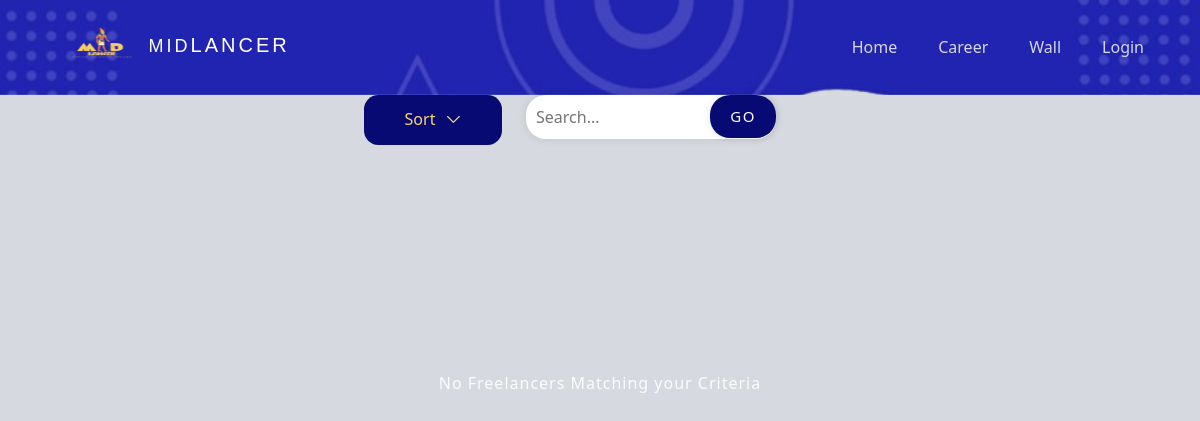
The app's page /freelancers.php?cid=3, older data.
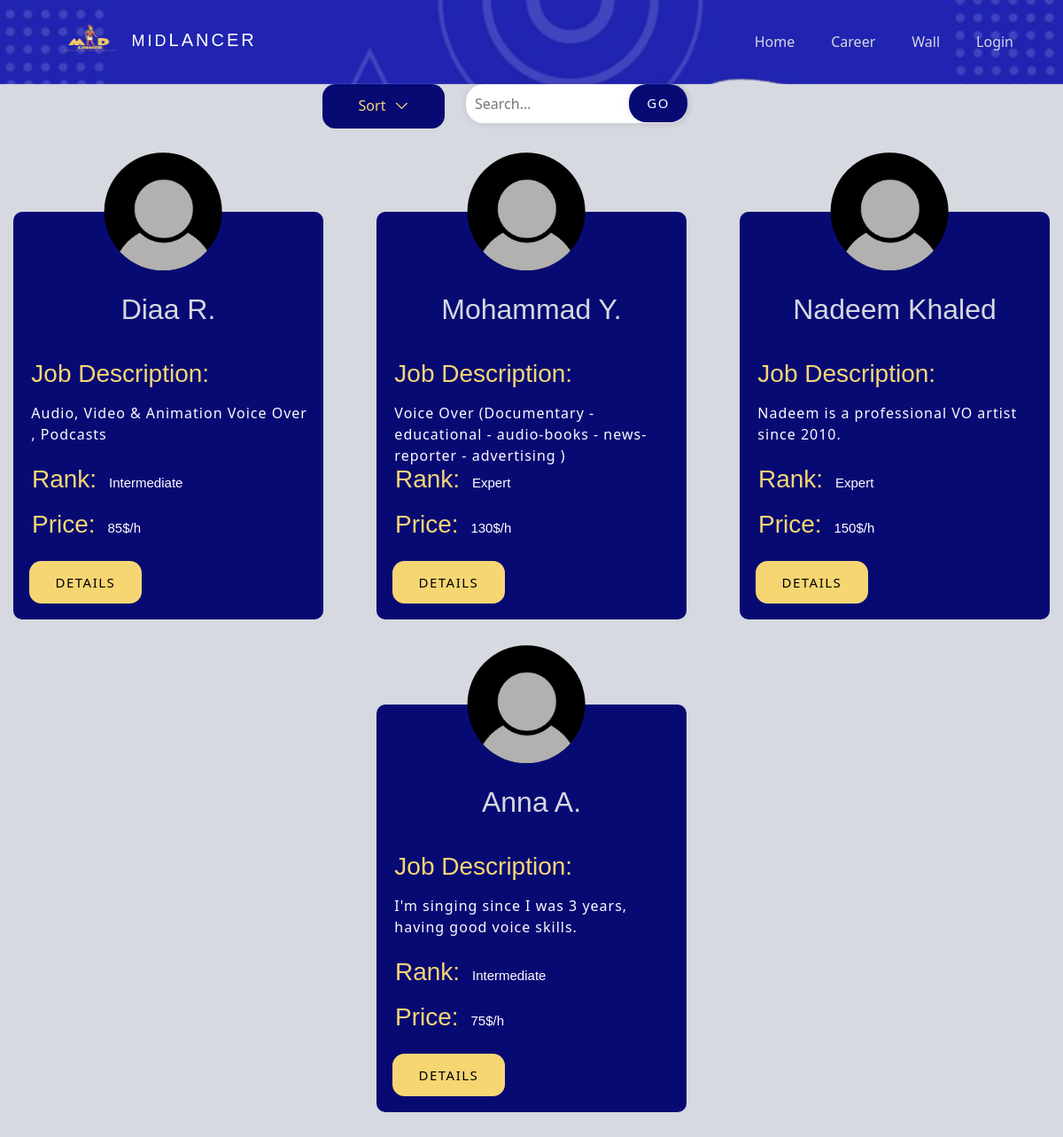
The same page, newer data.
### tables this page shows
CREATE TABLE `rank` (
  `rank_id` int(11) NOT NULL,
  `rank` varchar(250) NOT NULL
);

CREATE TABLE `freelancer` (
  `freelancer_id` int(11) NOT NULL,
  `freelancer_name` varchar(255) NOT NULL,
  `email` varchar(255) NOT NULL,
  `phone_number` varchar(11) NOT NULL,
  `password` varchar(255) NOT NULL,
  `birthdate` date NOT NULL,
  `national_id` varchar(14) NOT NULL,
  `freelancer_image` longtext DEFAULT NULL,
  `job_title` varchar(255) NOT NULL,
  `available_hours` int(11) DEFAULT NULL,
  `price/hr` float DEFAULT 5,
  `link1` varchar(255) DEFAULT NULL,
  `link2` varchar(255) DEFAULT NULL,
  `freelancer_file` longtext DEFAULT NULL,
  `bio` text DEFAULT NULL,
  `premium` varchar(255) DEFAULT '0',
  `view` int(11) DEFAULT 0,
  `hidden` tinyint(1) DEFAULT 0,
  `admin_hidden` tinyint(1) DEFAULT 0,
  `career_id` int(11) NOT NULL,
  `rank_id` int(11) DEFAULT 1,
  `webssite_price` int(11) NOT NULL DEFAULT 5,
  `fl_join_date` date NOT NULL DEFAULT current_timestamp(),
  `last_seen` datetime DEFAULT current_timestamp()
);

### freelancers.php (the view, shortened to what this page needs)
<?php
include 'nav+bm.php';
if(isset($_GET['cid']))
{
    $cid = mysqli_real_escape_string($connect, $_GET['cid']);
}
if (isset($_GET['sort']))
    $sort = mysqli_real_escape_string($connect, $_GET['sort']);
else
    $sort = '';
if (isset($_GET['search']))
    $search = mysqli_real_escape_string($connect, $_GET['search']);
else
    $search = '';
$displayFLs = "SELECT *, `freelancer`.`freelancer_id` AS 'f_fid' FROM `rank`
               JOIN `freelancer` ON `rank`.`rank_id` = `freelancer`.`rank_id`
               LEFT JOIN `bookmark` on `freelancer`.`freelancer_id` = `bookmark`.`freelancer_id`
               LEFT JOIN `subscription` ON `freelancer`.`freelancer_id` = `subscription`.`freelancer_id`
               WHERE `freelancer`.`career_id` = '$cid' AND (`freelancer_name` LIKE '%$search%' OR `bio` LIKE '%$search%' OR SOUNDEX(`freelancer`.`freelancer_name`) = SOUNDEX('$search')) AND `hidden` = '0' AND `freelancer`.`admin_hidden`='0'
               GROUP BY `freelancer`.`freelancer_id`
              ";
$limit = 6;
if (isset($_GET['page']))
    $pageNum = $_GET['page'];
else
    $pageNum = 1;
$offset = ($pageNum - 1) * $limit;
if ($sort == 'p_asc')
    $displayFLs .= " ORDER BY `price/hr`, `freelancer`.`rank_id` DESC, `subscription`.`plan_id` DESC LIMIT $limit OFFSET $offset";
else if ($sort == 'p_dsc')
    $displayFLs .= " ORDER BY `price/hr` DESC, `freelancer`.`rank_id` DESC, `subscription`.`plan_id` DESC LIMIT $limit OFFSET $offset";
else if ($sort == 'rank')
    $displayFLs .= " ORDER BY `freelancer`.`rank_id` DESC, `subscription`.`plan_id` DESC LIMIT $limit OFFSET $offset";
else
    $displayFLs .= " ORDER BY `subscription`.`plan_id` DESC LIMIT $limit OFFSET $offset";
$ExecDisplayFLs = mysqli_query($connect, $displayFLs);
?>
    <!DOCTYPE html>
    <html lang="en">
    <head>
        <link href="https://cdn.jsdelivr.net/npm/bootstrap@5.0.2/dist/css/bootstrap.min.css" rel="stylesheet"
>
        <link rel="stylesheet" href="https://cdnjs.cloudflare.com/ajax/libs/font-awesome/6.6.0/css/all.min.css">
        <link rel="stylesheet" href="css/freelancers.css">
    </head>
<body >
    <div class="upper">
         <div class="menu">
            <div class="item">
                <a href="#" class="link">
                    <span> Sort</span>
                </a>
            </div>
        </div>
        <div class="search">
            <form method="GET" action="Freelancers.php">
                <input placeholder="Search..." type="text" name="search" value="<?php echo $search; ?>">
                <button type="submit">Go</button>
            </form>
        </div>
    </div>
<div class="cards pt-5">
<?php if (mysqli_num_rows($ExecDisplayFLs) > 0) { while ($data = mysqli_fetch_assoc($ExecDisplayFLs)) { ?>
    <div class="main-dashcard" >
        <div class="image"><img src="img/profile/<?php echo $data['freelancer_image']?>" alt="Profile Pic"></div>
            <div class="txt">
                <div class="title">
                    <h2><?php echo htmlspecialchars($data['freelancer_name']); ?></h2>
                </div>
                <div class="content">
                    <h3>Job Description:</h3>
                    <p><?php echo $data['bio']; ?></p>
                </div>
                <div class="ranks">
                    <h3>Rank: <span><?php echo htmlspecialchars($data['rank']); ?></span></h3>
                    <br>
                    <h3>Price: <span><?php echo htmlspecialchars($data['price/hr']); ?>$/h</span></h3>
                </div>
                <div class="btns">
                    <div class="buttons">
                        <a href="freelancerview.php?vfid=<?php echo $data['f_fid']?>"><button class="dtlsbtn">Details</button></a>
                    </div>
                </div>
            </div>
        </div>
        <?php } } else { ?>
            <div class="cards">
                <p>No Freelancers Matching your Criteria</p>
            </div>
        <?php } ?>
    </div>
</body>
</html>

### nav+bm.php (shortened to what this page needs)
<?php
$currpage = basename($_SERVER['PHP_SELF']);
$pageArray =
    [
        'home.php' => ($currpage == 'home.php') ? ' active' : '',
        'clientprofile.php' => ($currpage == 'clientprofile.php') ? ' active' : '',
        'FREELANCERPROFILE.php' => ($currpage == 'FREELANCERPROFILE.php') ? ' active' : '',
        'career.php' => ($currpage == 'career.php') ? ' active' : '',
        'accepted-requests.php' => ($currpage == 'accepted-requests.php') ? ' active' : '',
        'my_projects_client.php' => ($currpage == 'my_projects_client.php') ? ' active' : '',
        'income-request.php' => ($currpage == 'income-request.php') ? ' active' : '',
        'my_projects_freelancer.php' => ($currpage == 'my_projects_freelancer.php') ? ' active' : '',
        'wall.php' => ($currpage == 'wall.php') ? ' active' : '',
        'chatf.php' => ($currpage == 'chatf.php') ? ' active' : '',
        'chatc.php' => ($currpage == 'chatc.php') ? ' active' : '',
    ];
?>
<!DOCTYPE html>
<html lang="en">
<head>
    <link rel="stylesheet" href="https://cdnjs.cloudflare.com/ajax/libs/font-awesome/6.6.0/css/all.min.css"
 />
    <link href="css/bootstrap.min.css" rel="stylesheet">
    <link href="css/nav+bm.css" rel="stylesheet">
</head>
<body>
<div class="container-xxl position-relative p-0">
    <nav class="navbar navbar-expand-lg navbar-light px-4 px-lg-5  py-lg-0">
        <a href="home.php" class="navbar-brand p-0">
            <h1 class="m-0"><img src="imgs/MiDlancer (2).png" class="w-50 " alt="">MiD<span
                        class="fs-5">LANCER</span></h1>
        </a>
        <div class="collapse navbar-collapse" id="navbarCollapse">
            <div class="navbar-nav ms-auto py-0">
                <a href="home.php" class="nav-item nav-link<?php echo $pageArray['home.php'] ?>">Home</a>
                <a href="career.php" class="nav-item nav-link<?php echo $pageArray['career.php']; ?>">Career</a>
                <a href="wall.php" class="nav-item nav-link<?php echo $pageArray['wall.php'] ?>">Wall</a>
                <?php if((!isset($_SESSION['user_id'])) AND (!isset($_SESSION['freelancer_id']))){ ?>
                    <a href="choose_login.php"
                        class="nav-item nav-link">Login</a>
                    </div>
                <?php } ?>
            </div>
            </div>
</body>
</html>

### css/nav+bm.css (style rules this page uses)
:root { --primary-color: #080a74; --secondary-color: #f6d673; --Thirdly-color: #d6d9e0; --fourthly-color: #1d1d27; }
.navbar { background-image: url(../imgs/nav.png); background-repeat: no-repeat; background-size: cover; }
.navbar-light .navbar-nav .nav-link { position: relative; margin-left: 25px; padding: 35px 0; color: var(--Thirdly-color) !important; outline: none; transition: .5s; }
.navbar-light .navbar-brand h1 { color: #FFFFFF; }
.navbar-light .navbar-brand img { max-height: 60px; transition: .5s; }
@media (min-width: 992px) { .navbar-light { position: absolute; width: 100%; top: 0; left: 0; border-bottom: 1px solid rgba(256, 256, 256, .1); z-index: 999; } }
@media (min-width: 992px) { .navbar-light .navbar-nav .nav-link::before { position: absolute; content: ""; width: 0; height: 2px; bottom: -1px; left: 50%; background: var(--secondary-color); transition: .5s; } }
h2 { color: var(--Thirdly-color); }
button { padding: 4px 20px; border-radius: 50px; cursor: pointer; border: 0; border-radius: 0.9em; background-color: var(--secondary-color); box-shadow: rgb(0 0 0 / 5%) 0 0 8px; letter-spacing: 1.5px; text-transform: uppercase; font-size: 15px; transition: all 0.5s ease; font-family: inherit; margin-left: 20px; }
a { text-decoration: none; color: var(--fourthly-color); }

### freelancers.php (style rules this page uses)
:root { --white: #fcfcfc; --gray: #cbcdd3; --dark: #777777; --error: #ef8d9c; --orange: #ffc39e; --success: #b0db7d; --secondary: #99dbb4; }
h1 { font-size: 0.9em; font-weight: 100; letter-spacing: 3px; padding-top: 5px; color: var(--white) ; padding-bottom: 5px; text-transform: uppercase; }
p { margin-top: -5px; color: var(--white); letter-spacing: 1px; }
button, .dot { cursor: pointer; }

Row changes from the older to the newer data that the page shows:
now on this page (row unchanged): rank: freelancer.freelancer_image (placeholder picture), freelancer.freelancer_name "Diaa R.", freelancer.bio "Audio, Video & Animation Voice Over , Podcasts", rank "Intermediate", freelancer.price/hr "85"
now on this page (row unchanged): rank: freelancer.freelancer_image (placeholder picture), freelancer.freelancer_name "Mohammad Y.", freelancer.bio "Voice Over (Documentary - educational - audio-books - news-reporter - advertising )", rank "Expert", freelancer.price/hr "130", freelancer.freelancer_name "Nadeem Khaled", freelancer.bio "Nadeem is a professional VO artist since 2010.", freelancer.price/hr "150"
added freelancer: freelancer_image (placeholder picture), freelancer_name "Anna A.", bio "I'm singing since I was 3 years, having good voice skills.", rank.rank "Intermediate", value "75"
Text that changed along with them:
text no longer shown: "No Freelancers Matching your Criteria"
